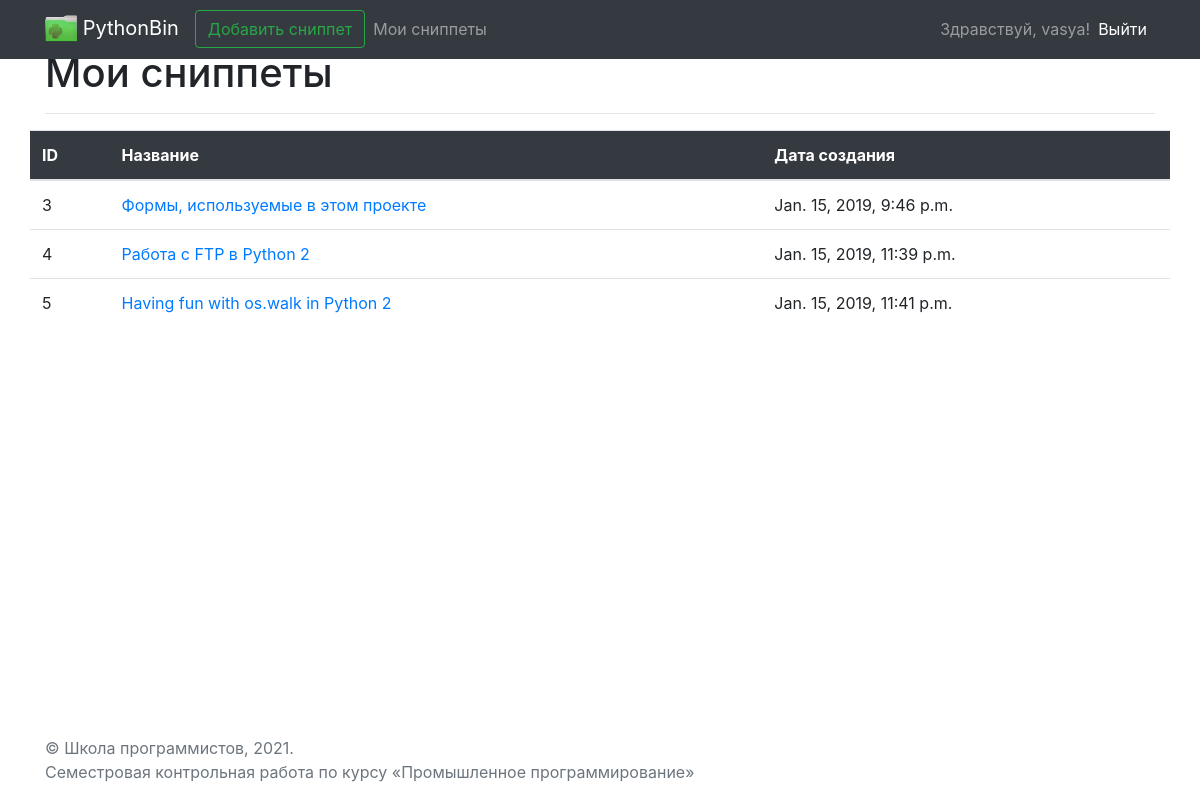
Page /snippets/list (signed in) on the earlier database version.
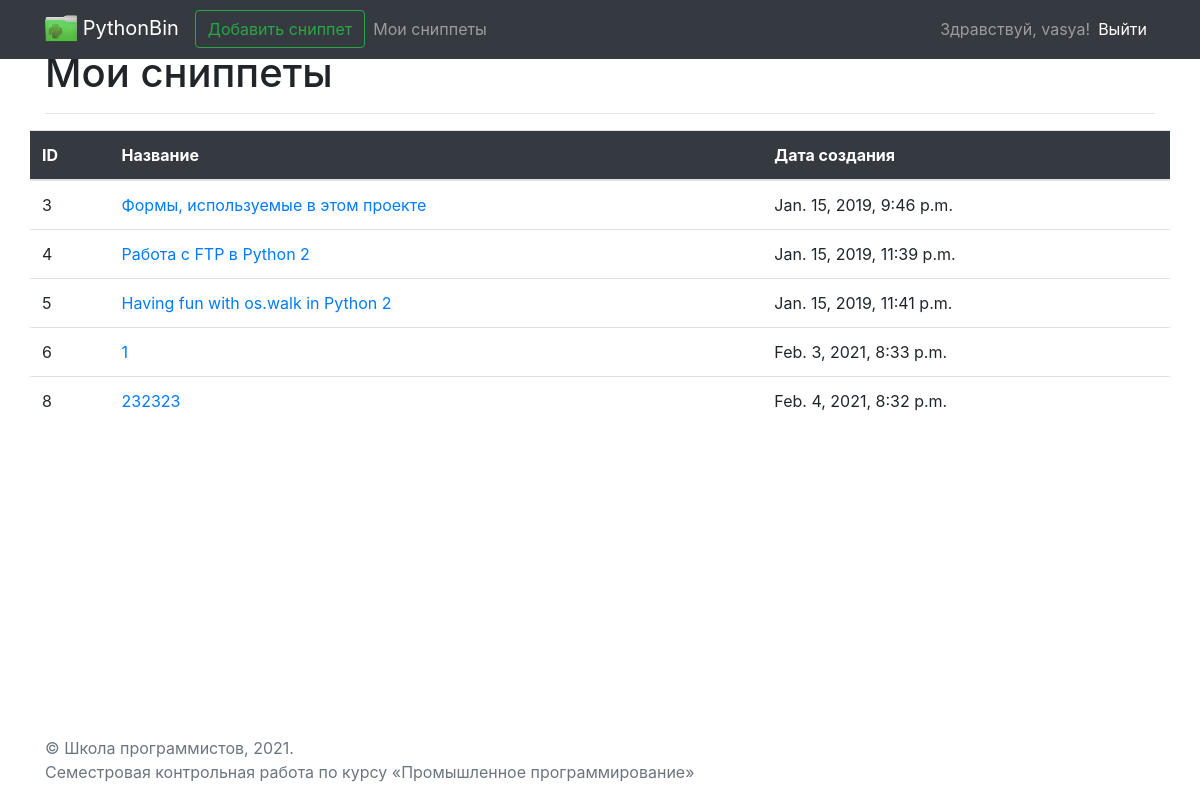
Same page on the later database version.
### main/models.py (models this page shows)
class Snippet(models.Model):
    name = models.CharField(max_length=200)
    code = models.TextField(max_length=5000)
    creation_date = models.DateTimeField()
    user = models.ForeignKey(to=User, on_delete=models.CASCADE,
                             blank=True, null=True)  # can be empty due to usage of AnonymousUser

### main/views.py (the view)
# urls.py: path('snippets/list', views.my_snippets_page, name='my_snippets'),
def my_snippets_page(request):
    context = {}
    if request.user.is_authenticated:
        context = get_base_context(request, '')
        context['history'] = Snippet.objects.filter(user=request.user)
        return render(request, 'pages/my_snippets.html', context)
    else:
        messages.add_message(request, messages.ERROR, "Войдите в систему")
        return redirect('index')

### main/views.py (called while the page is built)
def get_base_context(request, pagename):
    return {
        'pagename': pagename,
        'loginform': LoginForm(),
        'user': request.user,
    }

### main/templates/pages/my_snippets.html (shortened to what this page needs)
{% extends 'base.html' %}
{% block content %}
<div class="row">
    <div class="col">
        <h1>Мои сниппеты</h1>
        <hr>
    </div>
        <table class="table">
          <thead>
            <tr>
              <th scope="col" class="table-dark">ID</th>
              <th scope="col" class="table-dark">Название</th>
              <th scope="col" class="table-dark">Дата создания</th>
            </tr>
          </thead>
          <tbody>
            {% for record in history %}
                <tr>
                    <td>{{ record.id }}</td>
                    <td><a href="/snippets/{{ record.id }}">{{ record.name }}</a></td>
                    <td>{{ record.creation_date }}</td>
                </tr>
            {% endfor %}
          </tbody>
        </table>
</div>
{% endblock %}

### main/templates/base.html (shortened to what this page needs)
<!doctype html>
<html lang="en" class="h-100">
<head>
    {% load static %}
    <link rel="stylesheet" href="https://stackpath.bootstrapcdn.com/bootstrap/4.2.1/css/bootstrap.min.css"
>
    <link href="https://getbootstrap.com/docs/4.2/examples/sticky-footer-navbar/sticky-footer-navbar.css"
          rel="stylesheet">
</head>
<body class="d-flex flex-column h-100">
    <header>
        {% block header %}
        {% include 'header.html' %}
        {% endblock %}
    </header>
    <main role="main" class="mt-3 flex-shrink-0">
        <div class="container">
            {% block pagename %}
            <div class="row">
                <div class="col">
                </div>
            </div>
            {% endblock %}
            {% block content %}
            {% endblock %}
        </div>
    </main>
    <footer class="footer mt-auto py-3">
        {% block footer %}
        {% include 'footer.html' %}
        {% endblock %}
    </footer>
</body>
</html>

### main/templates/header.html (shortened to what this page needs)
{% load static %}
<nav class="navbar navbar-expand-md navbar-dark fixed-top bg-dark">
    <div class="container">
    <a class="navbar-brand" href="{% url 'index' %}">
        <img src="{% static 'images/logo.png' %}" width="32" height="32" alt="">
        PythonBin
    </a>
    <div class="collapse navbar-collapse" id="navbarCollapse">
        <ul class="navbar-nav mr-auto">
            <li class="form-inline"><a class="btn btn-outline-success" href="{% url 'add_snippet' %}">Добавить сниппет</a></li>
            {% if request.user.is_authenticated %}
            <li class="nav-item"><a class="nav-link" href="{% url 'my_snippets' %}">Мои сниппеты</a></li>
            {% endif %}
        </ul>
        {% if request.user.is_authenticated %}
        <ul class="navbar-nav mr-right">
            <span class="navbar-text">
                Здравствуй, {{ request.user.username }}!
            </span>
            <li class="nav-item active"><a class="nav-link" href="{% url 'logout' %}">Выйти</a></li>
        </ul>
        {% endif %}
    </div>
    </div>
</nav>

### main/templates/footer.html
<div class="container">
    {% block footer %}
    <span class="text-muted">&copy; Школа программистов, {% now "Y" %}. <br>
        Семестровая контрольная работа по курсу &laquo;Промышленное программирование&raquo;</span>
    {% endblock %}
</div>

Differences in the rows shown:
added Snippet: id "6", name "1", creation_date "Feb. 3, 2021, 8:33 p.m."
added Snippet: id "8", name "232323", creation_date "Feb. 4, 2021, 8:32 p.m."
